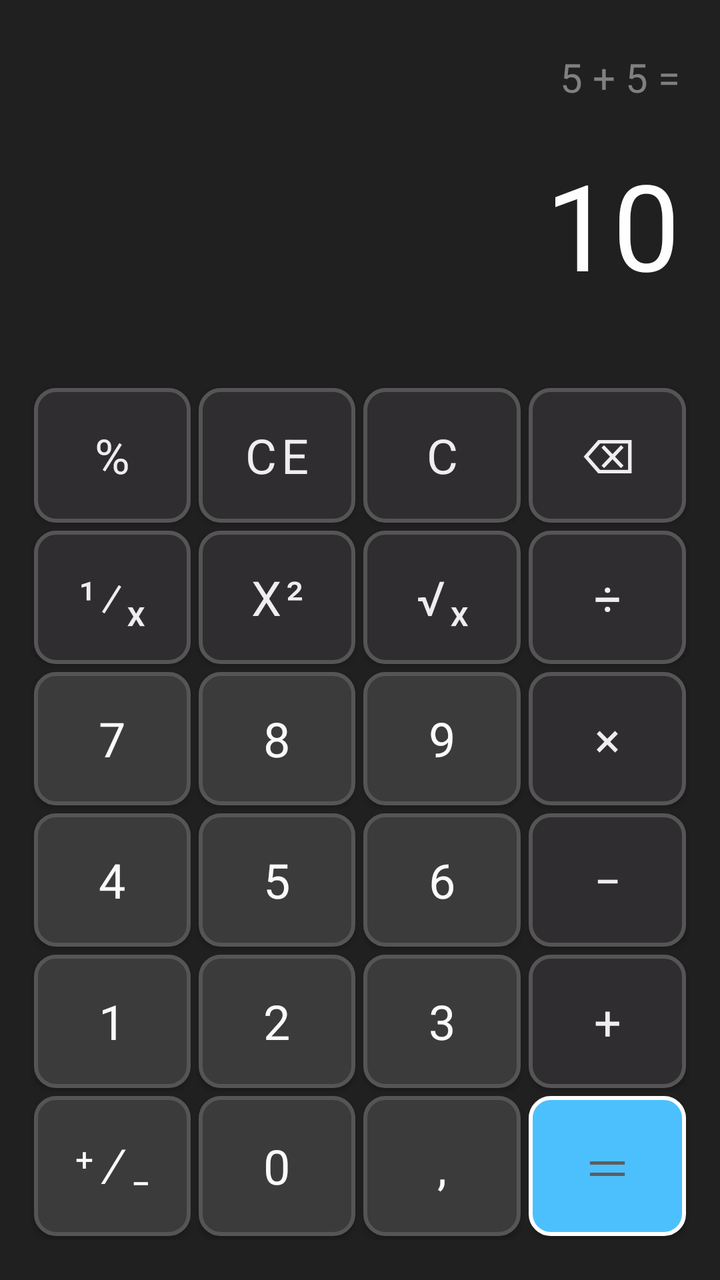
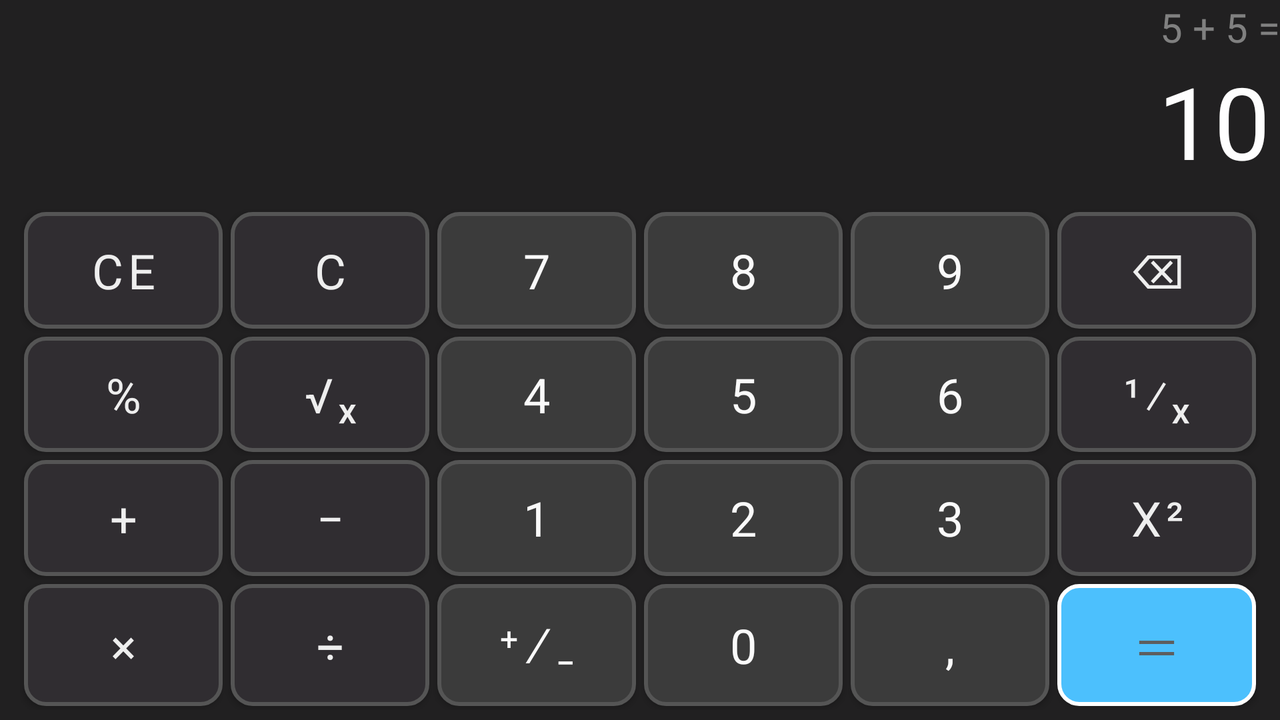

Two renders of one Android screen. The first uses the default layout on a phone; the second uses the alternative layout the repository ships for a different screen configuration, on a matching device. The two XML files are below.
<!-- AndroidManifest.xml: application theme Theme.Basics -->
<!-- res/layout/activity_calc.xml -->
<?xml version="1.0" encoding="utf-8"?>
<LinearLayout
    xmlns:android="http://schemas.android.com/apk/res/android"
    xmlns:app="http://schemas.android.com/apk/res-auto"
    xmlns:tools="http://schemas.android.com/tools"
    android:layout_width="match_parent"
    android:layout_height="match_parent"
    android:orientation="vertical"
    tools:context=".CalcActivity"
    android:background="@color/calc_layout_bg">
    <TextView
        android:id="@+id/tvHistory"
        android:layout_width="match_parent"
        android:layout_height="wrap_content"
        android:layout_marginTop="25dp"
        android:layout_marginEnd="20dp"
        android:gravity="end"
        android:textSize="20sp"
        android:textColor="@color/calc_history_text"
        tools:text="5 + 5 =" />
    <TextView
        android:id="@+id/tvResult"
        android:layout_width="match_parent"
        android:layout_height="wrap_content"
        android:layout_marginTop="20dp"
        android:layout_marginEnd="20dp"
        android:layout_marginBottom="20dp"
        android:gravity="end"
        android:textSize="60sp"
        tools:text="10"
        android:textColor="@color/calc_result_text"
        tools:textFontWeight="700" />
    <TableLayout
        android:layout_width="match_parent"
        android:layout_height="match_parent"
        android:layout_marginHorizontal="15dp"
        android:layout_marginVertical="20dp">

        <TableRow
            android:layout_width="match_parent"
            android:layout_height="0dp"
            android:layout_weight="1">

            <Button
                android:id="@+id/button_percent"
                style="@style/FunctionalCalcButton"
                android:text="@string/btn_calc_percent" />

            <Button
                android:id="@+id/button_CE"
                style="@style/FunctionalCalcButton"
                android:text="@string/btn_calc_clearE" />

            <Button
                android:id="@+id/button_C"
                style="@style/FunctionalCalcButton"
                android:text="@string/btn_calc_clearAll" />

            <Button
                android:id="@+id/button_backspace"
                style="@style/FunctionalCalcButton"
                android:text="@string/btn_calc_backspace" />
        </TableRow>
        <TableRow
            android:layout_width="match_parent"
            android:layout_height="0dp"
            android:layout_weight="1">
            <Button
                android:id="@+id/button_inverse"
                style="@style/FunctionalCalcButton"
                android:text="@string/btn_calc_inverse" />

            <Button
                android:id="@+id/button_square"
                style="@style/FunctionalCalcButton"
                android:text="@string/btn_calc_square" />

            <Button
                android:id="@+id/button_sqrt"
                style="@style/FunctionalCalcButton"
                android:text="@string/btn_calc_sqrt" />

            <Button
                android:id="@+id/button_divide"
                style="@style/FunctionalCalcButton"
                android:text="@string/btn_calc_divide" />
        </TableRow>
        <TableRow
            android:layout_width="match_parent"
            android:layout_height="0dp"
            android:layout_weight="1">
            <Button
                android:id="@+id/button_digit_7"
                style="@style/DigitCalcButton"
                android:text="@string/btn_calc_7" />
            <Button
                android:id="@+id/button_digit_8"
                style="@style/DigitCalcButton"
                android:text="@string/btn_calc_8" />
            <Button
                android:id="@+id/button_digit_9"
                style="@style/DigitCalcButton"
                android:text="@string/btn_calc_9" />
            <Button
                android:id="@+id/button_multiplication"
                style="@style/FunctionalCalcButton"
                android:text="@string/btn_calc_multiplication" />

        </TableRow>
        <TableRow
            android:layout_width="match_parent"
            android:layout_height="0dp"
            android:layout_weight="1">

            <Button
                android:id="@+id/button_digit_4"
                style="@style/DigitCalcButton"
                android:text="@string/btn_calc_4" />
            <Button
                android:id="@+id/button_digit_5"
                style="@style/DigitCalcButton"
                android:text="@string/btn_calc_5" />
            <Button
                android:id="@+id/button_digit_6"
                style="@style/DigitCalcButton"
                android:text="@string/btn_calc_6" />
            <Button
                android:id="@+id/button_minus"
                style="@style/FunctionalCalcButton"
                android:text="@string/btn_calc_minus" />
        </TableRow>
        <TableRow
            android:layout_width="match_parent"
            android:layout_height="0dp"
            android:layout_weight="1">

            <Button
                android:id="@+id/button_digit_1"
                style="@style/DigitCalcButton"
                android:text="@string/btn_calc_1" />
            <Button
                android:id="@+id/button_digit_2"
                style="@style/DigitCalcButton"
                android:text="@string/btn_calc_2" />
            <Button
                android:id="@+id/button_digit_3"
                style="@style/DigitCalcButton"
                android:text="@string/btn_calc_3" />
            <Button
                android:id="@+id/button_plus"
                style="@style/FunctionalCalcButton"
                android:text="@string/btn_calc_plus" />
        </TableRow>
        <TableRow
            android:layout_width="match_parent"
            android:layout_height="0dp"
            android:layout_weight="1">

            <Button
                android:id="@+id/button_plus_minus"
                style="@style/DigitCalcButton"
                android:text="@string/btn_calc_plus_minus" />
            <Button
                android:id="@+id/button_digit_0"
                style="@style/DigitCalcButton"
                android:text="@string/btn_calc_0" />
            <Button
                android:id="@+id/button_comma"
                style="@style/DigitCalcButton"
                android:text="@string/btn_calc_comma" />
            <Button
                android:id="@+id/button_equal"
                style="@style/EqualCalcButton"
                android:text="@string/btn_calc_equal" />
        </TableRow>
    </TableLayout>

</LinearLayout>
<!-- resources referenced by this layout -->
<resources>
  <color name="calc_history_text">#808080</color>
  <color name="calc_layout_bg">#212021</color>
  <color name="calc_result_text">#FEFEFE</color>
  <string name="btn_calc_0">0</string>
  <string name="btn_calc_1">1</string>
  <string name="btn_calc_2">2</string>
  <string name="btn_calc_3">3</string>
  <string name="btn_calc_4">4</string>
  <string name="btn_calc_5">5</string>
  <string name="btn_calc_6">6</string>
  <string name="btn_calc_7">7</string>
  <string name="btn_calc_8">8</string>
  <string name="btn_calc_9">9</string>
  <string name="btn_calc_backspace">\u232B</string>
  <string name="btn_calc_clearAll">C</string>
  <string name="btn_calc_clearE">CE</string>
  <string name="btn_calc_comma">,</string>
  <string name="btn_calc_divide">\u00F7</string>
  <string name="btn_calc_equal">\uFF1D</string>
  <string name="btn_calc_inverse">\u00b9\u2044\u2093</string>
  <string name="btn_calc_minus">\u2212</string>
  <string name="btn_calc_multiplication">\u00D7</string>
  <string name="btn_calc_percent">%</string>
  <string name="btn_calc_plus">\u002B</string>
  <string name="btn_calc_plus_minus">\u207A\u2215\u208B</string>
  <string name="btn_calc_sqrt">\u221A\u2093</string>
  <string name="btn_calc_square">x\u00B2</string>
  <style name="DigitCalcButton" parent="CalcButton">
          <item name="android:background">@drawable/calc_btn_digit_shape</item>
          <item name="android:textColor">@color/calc_btn_digit_text</item>
      </style>
  <style name="EqualCalcButton" parent="CalcButton">
          <item name="android:background">@drawable/calc_btn_equal_shape</item>
          <item name="android:textColor">@color/calc_btn_equal_text</item>
      </style>
  <style name="FunctionalCalcButton" parent="CalcButton">
          <item name="android:background">@drawable/calc_btn_fn_shape</item>
          <item name="android:textColor">@color/calc_btn_fn_text</item>
      </style>
  <!-- drawable calc_btn_digit_shape (drawable) -->
  <?xml version="1.0" encoding="utf-8"?>
  <shape xmlns:android="http://schemas.android.com/apk/res/android"
      android:shape="rectangle">
      <corners android:radius="10dp"/>
      <stroke
          android:color="@color/calc_btn_digit_border"
          android:width="2dp" />
      <solid android:color="@color/calc_btn_digit_bg"/>
  
  </shape>
  <color name="calc_btn_digit_text">#FAFAFA</color>
  <!-- drawable calc_btn_equal_shape (drawable) -->
  <?xml version="1.0" encoding="utf-8"?>
  <shape xmlns:android="http://schemas.android.com/apk/res/android"
      android:shape="rectangle">
      <corners android:radius="10dp"/>
      <stroke
          android:color="@color/calc_btn_equal_border"
          android:width="2dp" />
      <solid android:color="@color/calc_btn_equal_bg"/>
  
  </shape>
  <color name="calc_btn_equal_text">#5E5E5E</color>
  <!-- drawable calc_btn_fn_shape (drawable) -->
  <?xml version="1.0" encoding="utf-8"?>
  <shape xmlns:android="http://schemas.android.com/apk/res/android"
      android:shape="rectangle">
      <corners android:radius="10dp"/>
      <stroke
          android:color="@color/calc_btn_fn_border"
          android:width="2dp" />
      <solid android:color="@color/calc_btn_fn_bg"/>
  
  </shape>
  <color name="calc_btn_fn_text">#EEEEEE</color>
  <color name="purple_200">#FFBB86FC</color>
  <color name="white">#FFFFFFFF</color>
  <color name="teal_200">#FF03DAC5</color>
  <color name="teal_700">#FF018786</color>
  <color name="black">#FF000000</color>
  <color name="calc_btn_digit_border">#555555</color>
  <color name="calc_btn_digit_bg">#3B3B3B</color>
  <color name="calc_btn_equal_border">#FFF</color>
  <color name="calc_btn_equal_bg">#4CC0FD</color>
  <color name="calc_btn_fn_border">#555555</color>
  <color name="calc_btn_fn_bg">#302D31</color>
</resources>
<!-- res/layout-land/activity_calc.xml (the repository's variant of the layout above) -->
<!-- drawn on the phone turned sideways -->
<?xml version="1.0" encoding="utf-8"?>
<LinearLayout
    xmlns:android="http://schemas.android.com/apk/res/android"
    xmlns:app="http://schemas.android.com/apk/res-auto"
    xmlns:tools="http://schemas.android.com/tools"
    android:layout_width="match_parent"
    android:layout_height="match_parent"
    android:orientation="vertical"
    tools:context=".CalcActivity"
    android:background="@color/calc_layout_bg">
    <TextView
        android:id="@+id/tvHistory"
        android:layout_width="match_parent"
        android:layout_height="wrap_content"
        android:gravity="end"
        android:textSize="20sp"
        android:textColor="@color/calc_history_text"
        tools:text="5 + 5 =" />
    <TextView
        android:id="@+id/tvResult"
        android:layout_width="match_parent"
        android:layout_height="wrap_content"
        android:gravity="end"
        android:textSize="50sp"
        android:layout_marginEnd="5dp"
        tools:text="10"
        android:textColor="@color/calc_result_text"
        tools:textFontWeight="700" />
    <TableLayout
        android:layout_width="match_parent"
        android:layout_height="match_parent"
        android:layout_marginHorizontal="10dp"
        android:layout_marginVertical="5dp">

        <TableRow
            android:layout_width="match_parent"
            android:layout_height="0dp"
            android:layout_weight="1">

        </TableRow>

        <TableRow
            android:layout_width="match_parent"
            android:layout_height="0dp"
            android:layout_weight="1">

            <Button
                android:id="@+id/button_CE"
                style="@style/FunctionalCalcButton"
                android:text="@string/btn_calc_clearE" />
            <Button
                android:id="@+id/button_C"
                style="@style/FunctionalCalcButton"
                android:text="@string/btn_calc_clearAll" />

            <Button
                android:id="@+id/button_digit_7"
                style="@style/DigitCalcButton"
                android:text="@string/btn_calc_7" />
            <Button
                android:id="@+id/button_digit_8"
                style="@style/DigitCalcButton"
                android:text="@string/btn_calc_8" />
            <Button
                android:id="@+id/button_digit_9"
                style="@style/DigitCalcButton"
                android:text="@string/btn_calc_9" />
            <Button
                android:id="@+id/button_backspace"
                style="@style/FunctionalCalcButton"
                android:text="@string/btn_calc_backspace" />


        </TableRow>
        <TableRow
            android:layout_width="match_parent"
            android:layout_height="0dp"
            android:layout_weight="1">

            <Button
                android:id="@+id/button_percent"
                style="@style/FunctionalCalcButton"
                android:text="@string/btn_calc_percent" />
            <Button
                android:id="@+id/button_sqrt"
                style="@style/FunctionalCalcButton"
                android:text="@string/btn_calc_sqrt" />

            <Button
                android:id="@+id/button_digit_4"
                style="@style/DigitCalcButton"
                android:text="@string/btn_calc_4" />
            <Button
                android:id="@+id/button_digit_5"
                style="@style/DigitCalcButton"
                android:text="@string/btn_calc_5" />
            <Button
                android:id="@+id/button_digit_6"
                style="@style/DigitCalcButton"
                android:text="@string/btn_calc_6" />
            <Button
                android:id="@+id/button_inverse"
                style="@style/FunctionalCalcButton"
                android:text="@string/btn_calc_inverse" />

        </TableRow>
        <TableRow
            android:layout_width="match_parent"
            android:layout_height="0dp"
            android:layout_weight="1">

            <Button
                android:id="@+id/button_plus"
                style="@style/FunctionalCalcButton"
                android:text="@string/btn_calc_plus" />
            <Button
                android:id="@+id/button_minus"
                style="@style/FunctionalCalcButton"
                android:text="@string/btn_calc_minus" />
            <Button
                android:id="@+id/button_digit_1"
                style="@style/DigitCalcButton"
                android:text="@string/btn_calc_1" />
            <Button
                android:id="@+id/button_digit_2"
                style="@style/DigitCalcButton"
                android:text="@string/btn_calc_2" />
            <Button
                android:id="@+id/button_digit_3"
                style="@style/DigitCalcButton"
                android:text="@string/btn_calc_3" />

            <Button
                android:id="@+id/button_square"
                style="@style/FunctionalCalcButton"
                android:text="@string/btn_calc_square" />


        </TableRow>
        <TableRow
            android:layout_width="match_parent"
            android:layout_height="0dp"
            android:layout_weight="1">
            <Button
                android:id="@+id/button_multiplication"
                style="@style/FunctionalCalcButton"
                android:text="@string/btn_calc_multiplication" />
            <Button
                android:id="@+id/button_divide"
                style="@style/FunctionalCalcButton"
                android:text="@string/btn_calc_divide" />
            <Button
                android:id="@+id/button_plus_minus"
                style="@style/DigitCalcButton"
                android:text="@string/btn_calc_plus_minus" />
            <Button
                android:id="@+id/button_digit_0"
                style="@style/DigitCalcButton"
                android:text="@string/btn_calc_0" />
            <Button
                android:id="@+id/button_comma"
                style="@style/DigitCalcButton"
                android:text="@string/btn_calc_comma" />
            <Button
                android:id="@+id/button_equal"
                style="@style/EqualCalcButton"
                android:text="@string/btn_calc_equal" />
        </TableRow>
    </TableLayout>

</LinearLayout>
